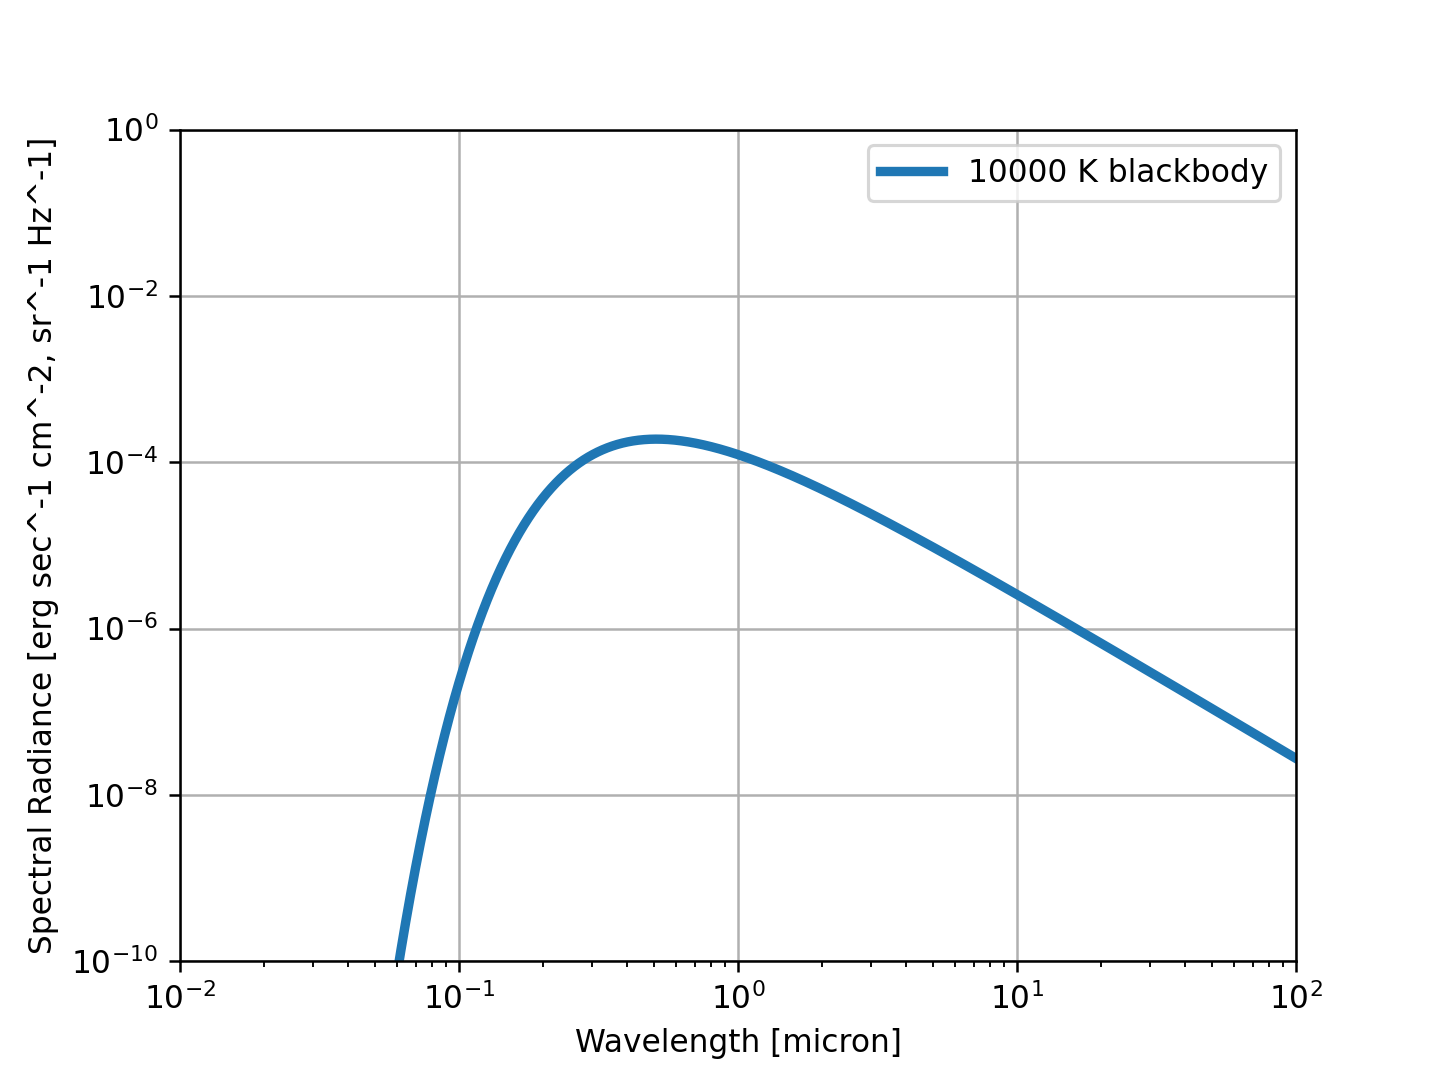

Recreate this plot in Python.
#!/usr/pkg/bin/python3.9

#
# Time-stamp: <2023/03/16 09:21:11 (CST) daisuke>
#

# importing numpy module
import numpy

# importing astropy module
import astropy
import astropy.modeling.models
import astropy.units

# importing matplotlib module
import matplotlib.figure
import matplotlib.backends.backend_agg

# parameters
file_output = 'advobs202302_s05_01_05.png'
T_eff       = 10000.0

# units
unit_micron = astropy.units.micron
unit_K      = astropy.units.K

# wavelength
wl_min = -8.0
wl_max = -4.0
n_wl   = 10**4
wl     = numpy.logspace (wl_min, wl_max, num=n_wl) * 10**6 * unit_micron

# temperature
T_eff_K = T_eff * unit_K

# making a blackbody model
bb = astropy.modeling.models.BlackBody (temperature=T_eff_K)

# generating blackbody curve data
bb_data = bb (wl)

# making objects "fig" and "ax" for plotting
fig = matplotlib.figure.Figure ()
matplotlib.backends.backend_agg.FigureCanvasAgg (fig)
ax = fig.add_subplot (111)

# labels
label_x = 'Wavelength [micron]'
label_y = 'Spectral Radiance [erg sec^-1 cm^-2, sr^-1 Hz^-1]'
ax.set_xlabel (label_x)
ax.set_ylabel (label_y)

# axes
ax.set_xscale ('log')
ax.set_yscale ('log')
ax.set_xlim (0.01, 100)
ax.set_ylim (10**-10, 10**0)
ax.grid ()

# label
T_str = f'{T_eff:5.0f} K blackbody'

# plotting data
ax.plot (wl, bb_data, '-', linewidth=3, label=T_str)
ax.legend ()

# saving the plot into a file
fig.savefig (file_output, dpi=225)
